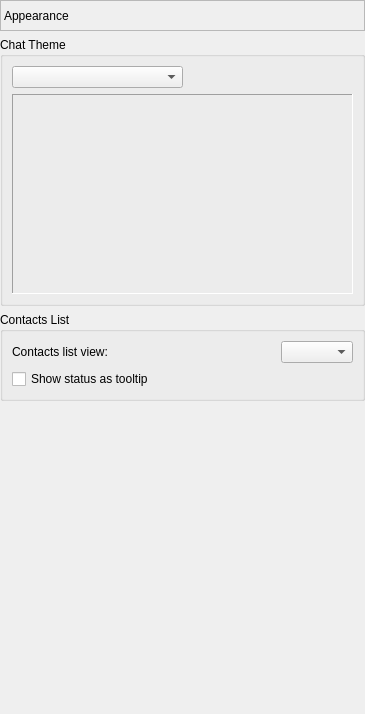
       <widget class="QWidget" name="pageThemes">
        <layout class="QVBoxLayout" name="verticalLayout_31">
         <property name="leftMargin">
          <number>0</number>
         </property>
         <property name="topMargin">
          <number>0</number>
         </property>
         <property name="rightMargin">
          <number>0</number>
         </property>
         <property name="bottomMargin">
          <number>0</number>
         </property>
         <item>
          <widget class="QLabel" name="lblThemePage">
           <property name="minimumSize">
            <size>
             <width>0</width>
             <height>31</height>
            </size>
           </property>
           <property name="maximumSize">
            <size>
             <width>16777215</width>
             <height>31</height>
            </size>
           </property>
           <property name="frameShape">
            <enum>QFrame::StyledPanel</enum>
           </property>
           <property name="frameShadow">
            <enum>QFrame::Sunken</enum>
           </property>
           <property name="text">
            <string>Appearance</string>
           </property>
          </widget>
         </item>
         <item>
          <widget class="QGroupBox" name="grpChatTheme">
           <property name="title">
            <string>Chat Theme</string>
           </property>
           <layout class="QVBoxLayout" name="verticalLayout_30">
            <item>
             <layout class="QHBoxLayout" name="horizontalLayout_25">
              <item>
               <widget class="QComboBox" name="cboTheme">
                <property name="sizePolicy">
                 <sizepolicy hsizetype="Expanding" vsizetype="Fixed">
                  <horstretch>0</horstretch>
                  <verstretch>0</verstretch>
                 </sizepolicy>
                </property>
               </widget>
              </item>
              <item>
               <spacer name="horizontalSpacer_23">
                <property name="orientation">
                 <enum>Qt::Horizontal</enum>
                </property>
                <property name="sizeHint" stdset="0">
                 <size>
                  <width>40</width>
                  <height>20</height>
                 </size>
                </property>
               </spacer>
              </item>
             </layout>
            </item>
            <item>
             <widget class="QFrame" name="fraMessageLog">
              <property name="minimumSize">
               <size>
                <width>341</width>
                <height>200</height>
               </size>
              </property>
              <property name="frameShape">
               <enum>QFrame::Panel</enum>
              </property>
              <property name="frameShadow">
               <enum>QFrame::Sunken</enum>
              </property>
              <layout class="QVBoxLayout" name="verticalLayout_29">
               <property name="leftMargin">
                <number>0</number>
               </property>
               <property name="topMargin">
                <number>0</number>
               </property>
               <property name="rightMargin">
                <number>0</number>
               </property>
               <property name="bottomMargin">
                <number>0</number>
               </property>
               <item>
                <layout class="QHBoxLayout" name="logLayout"/>
               </item>
              </layout>
             </widget>
            </item>
           </layout>
          </widget>
         </item>
         <item>
          <widget class="QGroupBox" name="groupBox">
           <property name="title">
            <string>Contacts List</string>
           </property>
           <layout class="QVBoxLayout" name="verticalLayout_35">
            <item>
             <layout class="QHBoxLayout" name="horizontalLayout_27">
              <item>
               <widget class="QLabel" name="lblUserListView">
                <property name="text">
                 <string>Contacts list view:</string>
                </property>
               </widget>
              </item>
              <item>
               <spacer name="horizontalSpacer_27">
                <property name="orientation">
                 <enum>Qt::Horizontal</enum>
                </property>
                <property name="sizeHint" stdset="0">
                 <size>
                  <width>40</width>
                  <height>20</height>
                 </size>
                </property>
               </spacer>
              </item>
              <item>
               <widget class="QComboBox" name="cboUserListView"/>
              </item>
             </layout>
            </item>
            <item>
             <widget class="QCheckBox" name="chkUserListToolTip">
              <property name="text">
               <string>Show status as tooltip</string>
              </property>
             </widget>
            </item>
           </layout>
          </widget>
         </item>
         <item>
          <spacer name="verticalSpacer_9">
           <property name="orientation">
            <enum>Qt::Vertical</enum>
           </property>
           <property name="sizeHint" stdset="0">
            <size>
             <width>20</width>
             <height>313</height>
            </size>
           </property>
          </spacer>
         </item>
        </layout>
       </widget>
